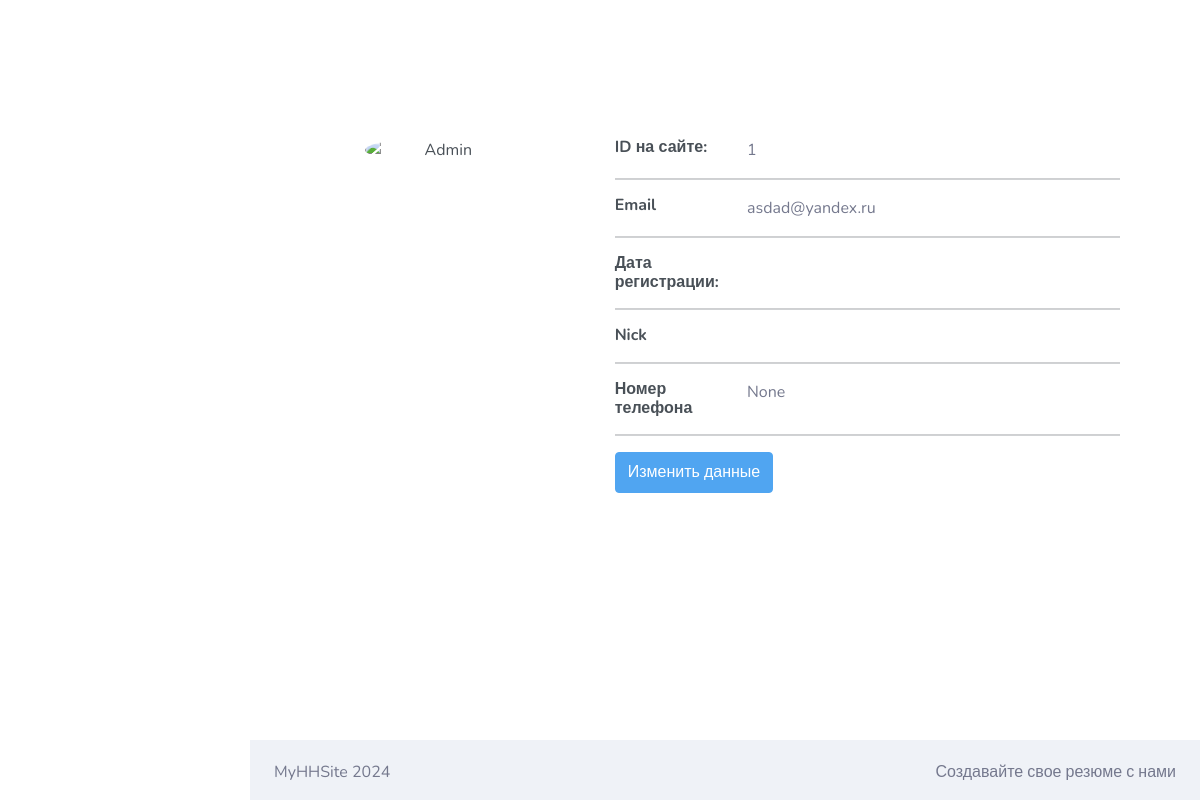
The page /authentication/profile/ (signed in) on the database as committed earlier.
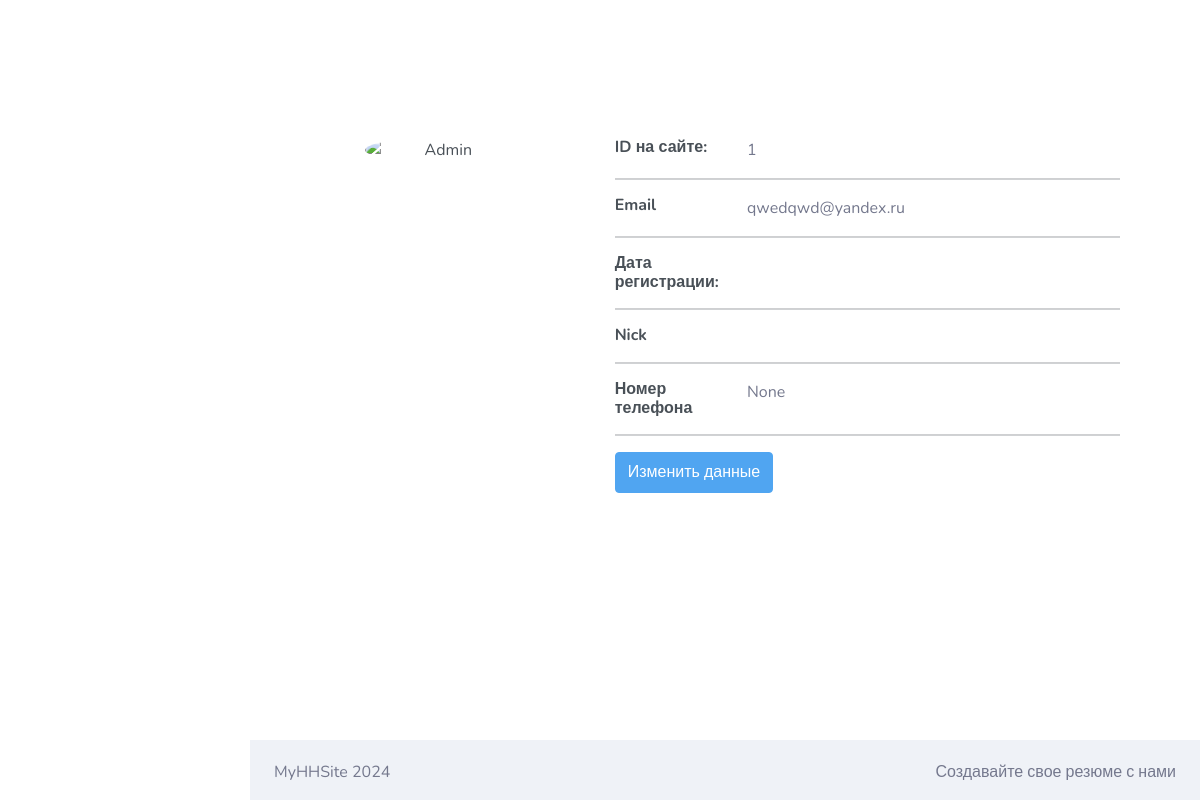
The same page on the database as committed later.
### authentication/models.py (models this page shows)
class User(AbstractUser):
    photo = models.ImageField(upload_to="users/%Y/%m/%d/", blank=True, null=True, verbose_name="Фотография")
    date_brith = models.DateTimeField(blank=True, null=True, verbose_name="Дата рождения")
    number_phone = models.IntegerField(verbose_name="Номер телефона", null=True)

### authentication/views.py (the view)
# urls.py: path('profile/', views.ShowProfile.as_view()),
class ShowProfile(LoginRequiredMixin, DetailView):
    model = get_user_model()
    login_url = '/login/'
    template_name = 'authentication/profile.html'
    def get_object(self, queryset=None):
        return self.request.user

### user_application/templatetags/auth_extras.py (called while the page is built)
@register.filter(name='has_group')
def has_group(user, group_name):
    try:
        group =  Group.objects.get(name=group_name)
    except Group.DoesNotExist:
        return False
    return group in user.groups.all()

### authentication/templates/authentication/profile.html (shortened to what this page needs)
{% extends 'user_application/base.html' %}
{% block content %}
<div class="container">
    <div class="main-body">
          <div class="row gutters-sm">
            <div class="col-md-4 mb-3">
              <div class="card">
                <div class="card-body">
                  <div class="d-flex flex-column align-items-center text-center">
                    <img src="https://bootdey.com/img/Content/avatar/avatar7.png" alt="Admin" class="rounded-circle" width="150">
                  </div>
                </div>
              </div>
            </div>
            <div class="col-md-8">
              <div class="card mb-3">
                <div class="card-body">
                  <div class="row">
                    <div class="col-sm-3">
                      <h6 class="mb-0">ID на сайте:</h6>
                    </div>
                    <div class="col-sm-9 text-secondary">
                      {{object.pk}}
                    </div>
                  </div>
                  <hr>
                  <div class="row">
                    <div class="col-sm-3">
                      <h6 class="mb-0">Email</h6>
                    </div>
                    <div class="col-sm-9 text-secondary">
                      {{object.email}}
                    </div>
                  </div>
                  <hr>
                  <div class="row">
                    <div class="col-sm-3">
                      <h6 class="mb-0">Дата регистрации:</h6>
                    </div>
                    <div class="col-sm-9 text-secondary">
                    </div>
                  </div>
                  <hr>
                  <div class="row">
                    <div class="col-sm-3">
                      <h6 class="mb-0">Nick</h6>
                    </div>
                    <div class="col-sm-9 text-secondary">
                    </div>
                  </div>
                  <hr>
                  <div class="row">
                    <div class="col-sm-3">
                      <h6 class="mb-0">Номер телефона</h6>
                    </div>
                    <div class="col-sm-9 text-secondary">
                      {{object.number_phone}}
                    </div>
                  </div>
                  <hr>
                  <div class="row">
                    <div class="col-sm-12">
                      <a class="btn btn-info " target="__blank" href="{% url 'profile:edit' %}">Изменить данные</a>
                    </div>
                  </div>
                </div>
              </div>
            </div>
          </div>
        </div>
    </div>
{% endblock content %}

Rows that differ between the two databases and show on the page:
changed User "None": email "asdad@yandex.ru" → "qwedqwd@yandex.ru"
